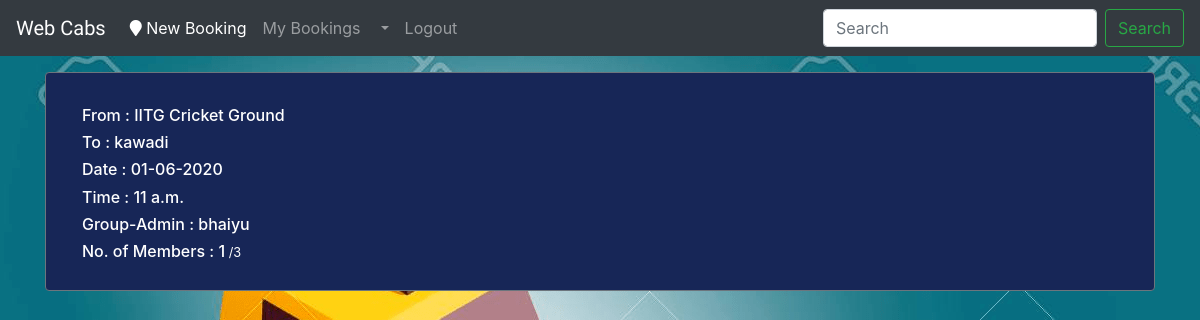
Before: /bookings/9/info/ with the older database file.
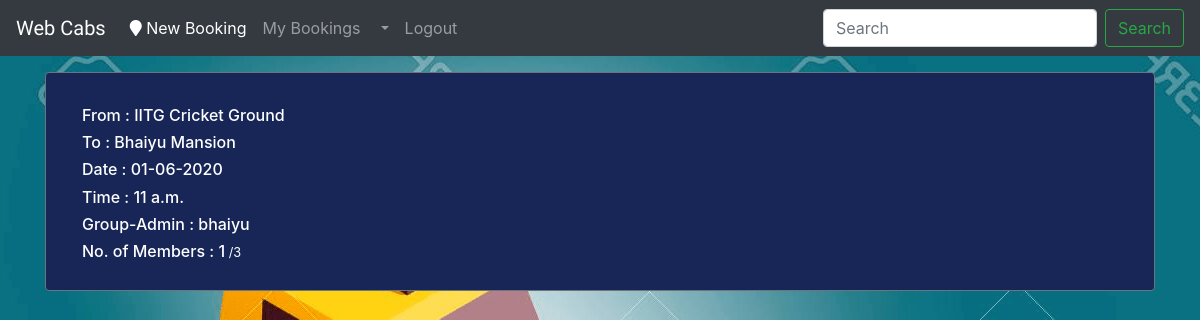
After: the same page with the newer database file.
### bookings/models.py (models this page shows, shortened)
class Bookings(models.Model):
    user = models.ForeignKey(User, on_delete=models.CASCADE, related_name='users', null=True)
    creator = models.CharField(max_length=30, blank=False)
    time = models.TimeField(blank=False, auto_now=False, auto_now_add=False, default='00:00 AM')
    date = models.DateField(blank=False, auto_now=False, auto_now_add=False, default='2019-6-14')
    start_position = models.CharField(max_length=30, blank=False)
    destination = models.CharField(max_length=30, blank=False)
    max_members = models.PositiveIntegerField(default=4, blank=False, help_text='Including you.')
    description = models.CharField(blank=True, null=True, max_length=100)

### bookings/views.py (the view)
# urls.py: re_path(r'^(?P<pk>\d+)/info/$', views.grp_info, name='group_info'),
def  grp_info(request,pk):
    context={}
    context['custom']=Bookings.objects.get(pk=pk)
    return render(request,'bookings/info.html',context)

### bookings/templates/bookings/info.html (shortened to what this page needs)
{% extends 'register/base.html' %}
{% block content %}
<div class="container" style='width:30rem background-color:rgb() ;'>
      <div class="card text-white border-secondary mx-auto mt-3 mb-4 " style="background-color:rgb(23, 38, 87); border-radius=5px;">
      <div class="col-lg-11">
      <div class="card-body" style='border: 1px solid rgb(23, 38, 87) '>
      <div class="card-text">
        <h6>From : {{custom.start_position}}</h6>
        <h6>To : {{custom.destination}}</h6>
        <h6>Date : {{custom.date|date:'d-m-Y'}}</h6>
        <h6>Time : {{custom.time}}</h6>
        <h6>Group-Admin : {{custom.creator}}</h6>
        <h6>No. of Members : {{custom.members.count|add:"1"}}<small style='text-muted'> /{{custom.max_members}}</small></h6>
      </div>
      </div>
      </div>
      </div>
</div>
{% endblock %}

Changed rows visible on the page:
changed Bookings "IITG Cricket Ground": destination "kawadi" → "Bhaiyu Mansion"
